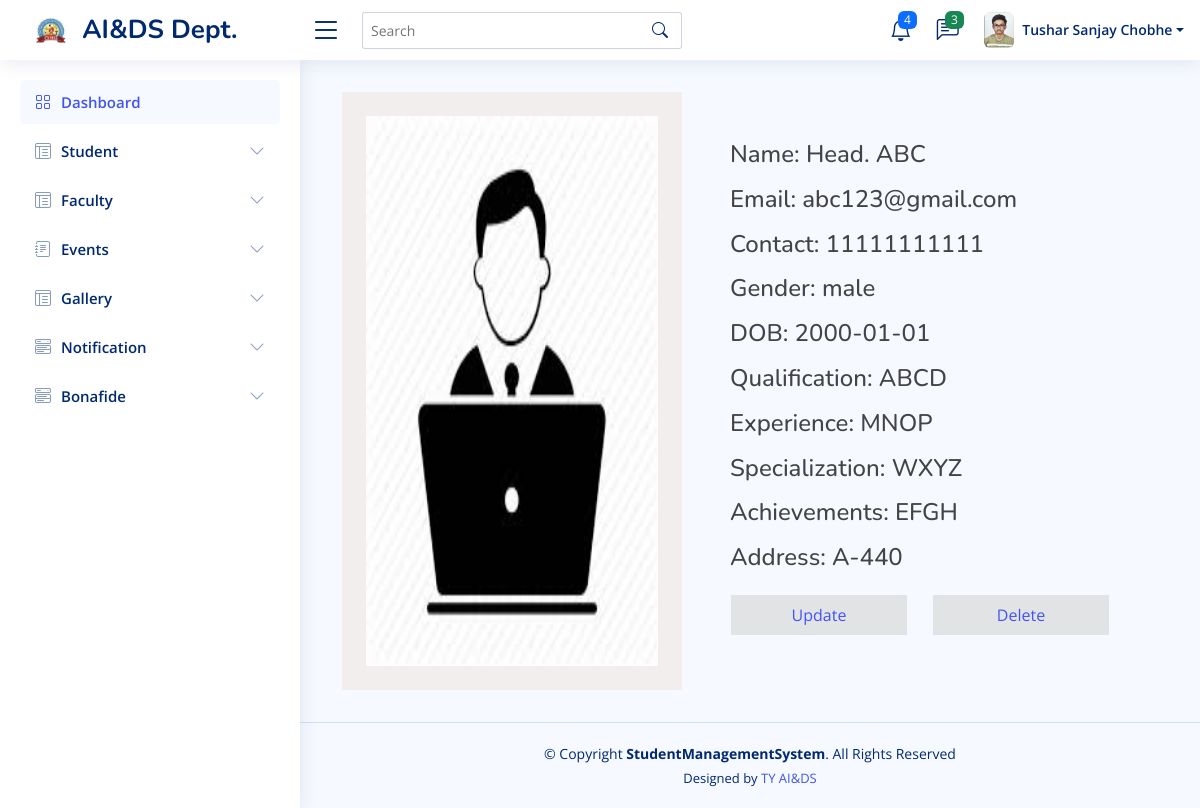
Page /manageView-faculty.php?myVar=abc123@gmail.com (signed in) on the committed database.
### tables this page shows
CREATE TABLE `studentdata` (
  `PRN` bigint(255) NOT NULL,
  `fullName` varchar(255) NOT NULL,
  `Class` varchar(255) NOT NULL,
  `Gender` varchar(255) NOT NULL,
  `DOB` date NOT NULL,
  `Category` varchar(255) NOT NULL,
  `Contact` bigint(255) NOT NULL,
  `Email` varchar(255) NOT NULL,
  `collegeHostel` varchar(255) NOT NULL,
  `busFacility` varchar(255) NOT NULL,
  `Address` varchar(255) NOT NULL,
  `password` varchar(255) NOT NULL,
  `photo` varchar(255) NOT NULL
);

CREATE TABLE `facultydata` (
  `Name` varchar(255) NOT NULL,
  `Email` varchar(255) NOT NULL,
  `Contact` bigint(255) NOT NULL,
  `Gender` varchar(255) NOT NULL,
  `DOB` date NOT NULL,
  `Designation` varchar(255) NOT NULL,
  `Qualification` varchar(255) NOT NULL,
  `totalExperience` varchar(255) NOT NULL,
  `Specialization` varchar(255) NOT NULL,
  `Achievements` varchar(255) NOT NULL,
  `Address` varchar(255) NOT NULL,
  `Password` varchar(255) NOT NULL,
  `Photo` varchar(255) NOT NULL
);

### manageView-faculty.php (the view)
 <?php
   include("header.php");
   include("sidebar.php");
 ?>
 <link rel="stylesheet" href="style.css">
 <main id="main" class="main">
   <div class="container">
       <div class="row">
       <?php
           include("connection.php");
           $myVar = $_GET["myVar"];
           $myQuery = "SELECT * FROM facultydata where Email='".$myVar."'";
           $result = $conn->query($myQuery);
           if( $result->num_rows > 0)
           {
               while($row = $result->fetch_assoc())
               {
                   $name = $row["Name"];
                   $email = $row["Email"];
                   $contact = $row["Contact"];
                   $gender = $row["Gender"];
                   $dob = $row["DOB"];
                   $des = $row["Designation"];
                   $qua = $row["Qualification"];
                   $exp = $row["totalExperience"];
                   $spe = $row["Specialization"];
                   $ach = $row["Achievements"];
                   $address = $row["Address"];
                   $ph = $row["Photo"];
                   echo '
                   <div class="container">
                       <div class="m-1">
                           <div class="row p-2">
                               <div class="myCard p-4 col-md-5" style="text-align: center;">
                                   <img src="uploads/faculty/'.$ph.'" class="img-fluid mb-2" style="height: 100%; width: 100%;" alt="">
                               </div>
                               <div class="col-md-7 p-5">
                                   <h4>
                                       <p>Name: '.$des.' '.$name.'</p>
                                       <p>Email: '.$email.'</p>
                                       <p>Contact: '.$contact.'</p>
                                       <p>Gender: '.$gender.'</p>
                                       <p>DOB: '.$dob.'</p>
                                       <p>Qualification: '.$qua.'</p>
                                       <p>Experience: '.$exp.'</p>
                                       <p>Specialization: '.$spe.'</p>
                                       <p>Achievements: '.$ach.'</p>
                                       <p>Address: '.$address.'</p>
                                   </h4>
                                   <div class="row mt-2">
                                       <div class="btn col-md-6">
                                           <div class="p-2 bg-secondary-light">
                                               <a href="manageFaculty-edit.php?myVar='.$email.'">Update</a>
                                           </div>
                                       </div>
                                       <div class="btn col-md-6">
                                           <div class="p-2 bg-secondary-light">
                                               <a href="manageFaculty-delete.php?myVar='.$email.'">Delete</a>
                                           </div>
                                       </div>
                                   </div>
                               </div>
                           </div>
                   </div>
                   ';
               }
           }
           else
           {
               echo "Not found";
           }
       ?>
       </div>
   </div>
</main>
 <?php
   include("footer.php");
 ?>

### header.php (shortened to what this page needs)
<?php
include("connection.php");
$user = $_SESSION["userLogin"];
$myQuery = "SELECT * FROM studentdata WHERE Email='".$user."'";
$result = $conn->query($myQuery);
if ( $result->num_rows > 0)
{
    $row = $result->fetch_assoc();
    $fullname = $row["fullName"];
    $photo = $row["photo"];
}
?>
<!DOCTYPE html>
<html lang="en">
<head>
  <link href="assets/vendor/bootstrap/css/bootstrap.min.css" rel="stylesheet">
  <link href="assets/vendor/bootstrap-icons/bootstrap-icons.css" rel="stylesheet">
  <link href="assets/vendor/boxicons/css/boxicons.min.css" rel="stylesheet">
  <link href="assets/vendor/quill/quill.snow.css" rel="stylesheet">
  <link href="assets/vendor/quill/quill.bubble.css" rel="stylesheet">
  <link href="assets/vendor/remixicon/remixicon.css" rel="stylesheet">
  <link href="assets/vendor/simple-datatables/style.css" rel="stylesheet">
  <link href="assets/css/style.css" rel="stylesheet">
</head>
<body>
<header id="header" class="header fixed-top d-flex align-items-center">
<div class="d-flex align-items-center justify-content-between">
  <a href="index.html" class="logo d-flex align-items-center">
    <img src="images/clg-logo.png" alt="" class="m-3">
    <span class="d-none d-lg-block">AI&DS Dept.</span>
  </a>
  <i class="bi bi-list toggle-sidebar-btn"></i>
</div>
<div class="search-bar">
  <form class="search-form d-flex align-items-center" method="POST" action="#">
    <input type="text" name="query" placeholder="Search" title="Enter search keyword">
    <button type="submit" title="Search"><i class="bi bi-search"></i></button>
  </form>
</div>
<nav class="header-nav ms-auto">
  <ul class="d-flex align-items-center">
    <li class="nav-item dropdown">
      <a class="nav-link nav-icon" href="#" data-bs-toggle="dropdown">
        <i class="bi bi-bell"></i>
        <span class="badge bg-primary badge-number">4</span>
      </a>
    </li>
    <li class="nav-item dropdown">
      <a class="nav-link nav-icon" href="#" data-bs-toggle="dropdown">
        <i class="bi bi-chat-left-text"></i>
        <span class="badge bg-success badge-number">3</span>
      </a>
    </li>
    <li class="nav-item dropdown pe-3">
      <a class="nav-link nav-profile d-flex align-items-center pe-0" href="#" data-bs-toggle="dropdown">
        <?php echo '<img src="uploads/student/'.$photo.'" alt="Profile" class="rounded">' ?>
        <span class="d-none d-md-block dropdown-toggle ps-2"><?php echo $fullname ?></span>
      </a>
    </li>
  </ul>
</nav>
</header>

### assets/css/style.css (style rules this page uses)
:root { scroll-behavior: smooth; }
body { font-family: "Open Sans", sans-serif; background: #f6f9ff; color: #444444; }
a { color: #4154f1; text-decoration: none; }
h1, h2, h3, h4, h5, h6 { font-family: "Nunito", sans-serif; }
#main { margin-top: 60px; padding: 20px 30px; transition: all 0.3s; }
.bg-secondary-light { background-color: #e2e3e5; border-color: #e2e3e5; }
.logo { line-height: 1; }
@media (min-width: 1200px) { .logo { width: 280px; } }
.logo img { max-height: 26px; margin-right: 6px; }
.logo span { font-size: 26px; font-weight: 700; color: #012970; font-family: "Nunito", sans-serif; }
.header { transition: all 0.5s; z-index: 997; height: 60px; box-shadow: 0px 2px 20px rgba(1, 41, 112, 0.1); background-color: #fff; padding-left: 20px; }
.header .toggle-sidebar-btn { font-size: 32px; padding-left: 10px; cursor: pointer; color: #012970; }
.header .search-bar { min-width: 360px; padding: 0 20px; }
.header .search-form { width: 100%; }
.header .search-form input { border: 0; font-size: 14px; color: #012970; border: 1px solid rgba(1, 41, 112, 0.2); padding: 7px 38px 7px 8px; border-radius: 3px; transition: 0.3s; width: 100%; }
.header .search-form button { border: 0; padding: 0; margin-left: -30px; background: none; }
.header .search-form button i { color: #012970; }
.header-nav ul { list-style: none; }
.header-nav>ul { margin: 0; padding: 0; }
.header-nav .nav-icon { font-size: 22px; color: #012970; margin-right: 25px; position: relative; }
.header-nav .nav-profile { color: #012970; }
.header-nav .nav-profile img { max-height: 36px; }
.header-nav .nav-profile span { font-size: 14px; font-weight: 600; }
.header-nav .badge-number { position: absolute; inset: -2px -5px auto auto; font-weight: normal; font-size: 12px; padding: 3px 6px; }
@media (min-width: 1200px) { #main, #footer { margin-left: 300px; } }

### style.css (style rules this page uses)
.myCard { background-color: rgb(242, 238, 238); }

### rows in the picture
studentdata: photo (picture), fullName "Tushar Sanjay Chobhe"
facultydata: Photo (picture), Designation "Head.", Name "ABC", Email "abc123@gmail.com", Contact "11111111111", Gender "male", DOB "2000-01-01", Qualification "ABCD", totalExperience "MNOP", Specialization "WXYZ", Achievements "EFGH", Address "A-440"
